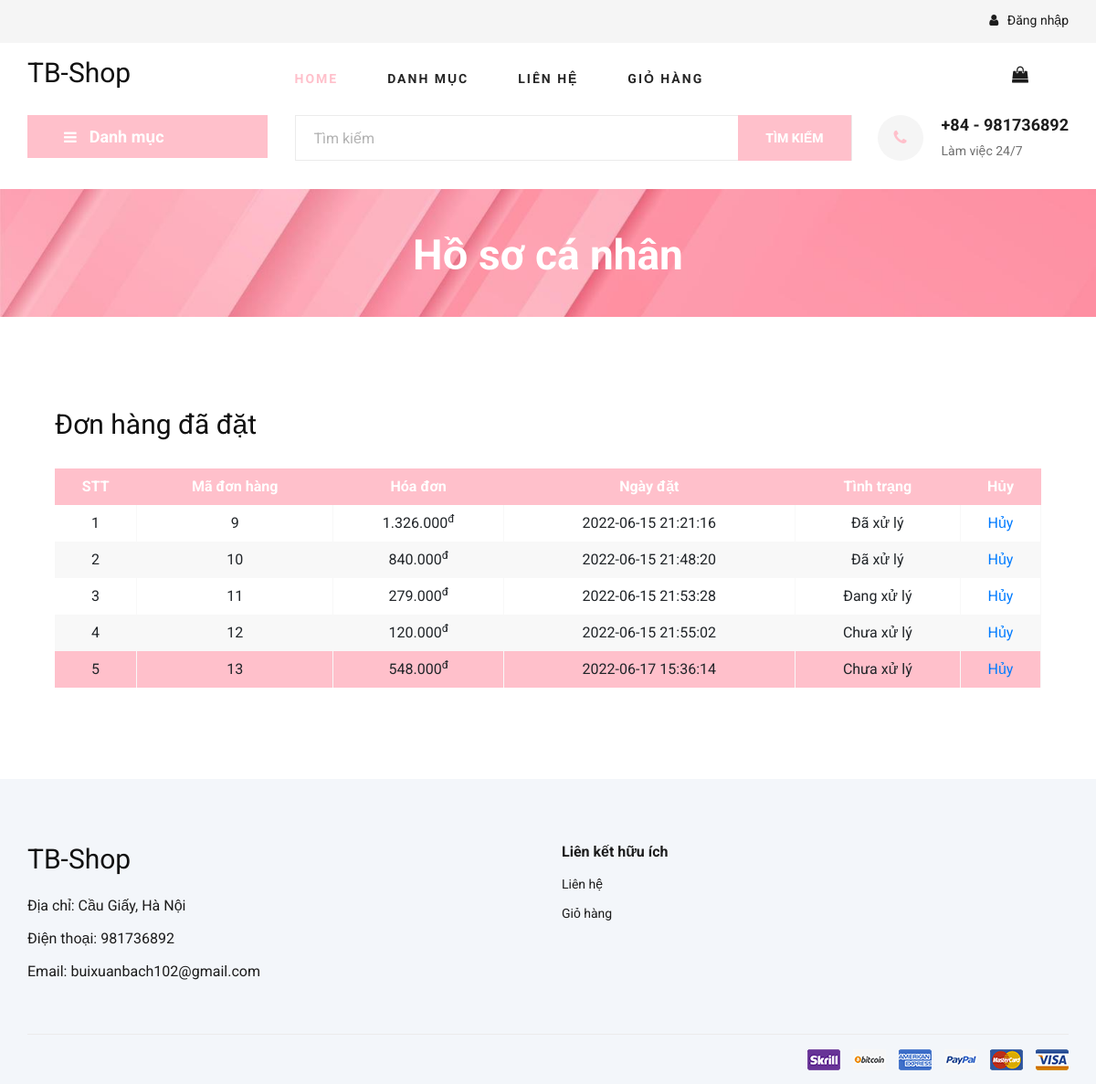
The page /user.php?id=1 on the database its author committed.
### tables this page shows
CREATE TABLE `shop_info` (
  `in_name` varchar(255) NOT NULL,
  `in_address` varchar(255) NOT NULL,
  `in_email` varchar(255) NOT NULL,
  `in_phone` int(11) NOT NULL,
  `shop_open` time NOT NULL,
  `shop_close` time NOT NULL
);

CREATE TABLE `orders` (
  `order_id` int(11) NOT NULL,
  `order_name` varchar(255) NOT NULL,
  `cus_id` int(11) NOT NULL,
  `order_phone` int(11) NOT NULL,
  `order_address` varchar(255) NOT NULL,
  `order_note` varchar(255) NOT NULL,
  `order_total` int(255) NOT NULL,
  `order_status` tinyint(4) NOT NULL,
  `date_created` datetime NOT NULL
);

### user.php (the view, shortened to what this page needs)
<?php include "partials/header.php"; ?>
<section class="breadcrumb-section set-bg" data-setbg="./assets/frontend/img/breadcrumb.jpg">
    <div class="container">
        <div class="row">
            <div class="col-lg-12 text-center">
                <div class="breadcrumb__text">
                    <h2>Hồ sơ cá nhân</h2>
                </div>
            </div>
        </div>
    </div>
</section>
<div class="category-oder">
    <h3>Đơn hàng đã đặt</h3>
    <form method="post">
        <table class="fl-table">
            <thead>
                <tr>
                    <th>STT</th>
                    <th>Mã đơn hàng</th>
                    <th>Hóa đơn</th>
                    <th>Ngày đặt</th>
                    <th>Tình trạng</th>
                    <th>Hủy</th>
                </tr>
            </thead>
            <tbody>
                    <?php
                        $num = 0;
                        $sqlOrder = "SELECT * FROM orders WHERE cus_id=".$_GET["id"];
                        $resultOrder = mysqli_query($conn,$sqlOrder);
                        while($rowOrder = mysqli_fetch_assoc($resultOrder)){
                            $num++;
                    ?>
                    <tr>
                        <td><?php echo $num; ?></td>
                        <td><?php echo $rowOrder["order_id"]; ?></td>
                        <td><?php echo number_format($rowOrder["order_total"], 0, ",", "."); ?><sup>đ</sup></td>
                        <td><?php echo $rowOrder["date_created"]; ?></td>
                        <td>
                        <?php
                            if($rowOrder["order_status"]==1){
                                echo "Chưa xử lý";
                            }elseif($rowOrder["order_status"]==2){
                                echo "Đang xử lý";
                            }elseif($rowOrder["order_status"]==3){
                                echo "Đã xử lý";
                            }elseif($rowOrder["order_status"]==4){
                                echo "Đã hủy";
                            }
                        ?>
                        </td>
                        <td>
                            <a href="user.php?id=<?php echo $_SESSION["loginHome"][0]; ?>&o_id=<?php echo $rowOrder["order_id"]; ?>&cancel=1">Hủy</a>
                        </td>
                    <?php
                        }
                    ?>
            </tbody>
        </table>
    </form>
</div>
<?php include "partials/footer.php"; ?>

### partials/header.php (shortened to what this page needs)
<?php
    require "connection.php";
    $sqlIn = "Select * from shop_info";
    $resultIn = mysqli_query($conn,$sqlIn);
    $rowIn = mysqli_fetch_assoc($resultIn);
?>
<!DOCTYPE html>
<html lang="zxx">
<head>
    <link rel="stylesheet" href="assets/frontend/css/bootstrap.min.css" type="text/css">
    <link rel="stylesheet" href="assets/frontend/css/font-awesome.min.css" type="text/css">
    <link rel="stylesheet" href="assets/frontend/css/elegant-icons.css" type="text/css">
    <link rel="stylesheet" href="assets/frontend/css/nice-select.css" type="text/css">
    <link rel="stylesheet" href="assets/frontend/css/jquery-ui.min.css" type="text/css">
    <link rel="stylesheet" href="assets/frontend/css/owl.carousel.min.css" type="text/css">
    <link rel="stylesheet" href="assets/frontend/css/slicknav.min.css" type="text/css">
    <link rel="stylesheet" href="assets/frontend/css/style.css" type="text/css">
</head>
<body>
    <header class="header">
        <div class="header__top">
            <div class="container">
                <div class="row">
                    <div class="col-lg-12 col-md-12">
                        <div class="header__top__right">
                            <div class="header__top__right__auth">
                                <?php
                                    if(isset($_SESSION["loginHome"])){
                                ?>
                                    <a href="user.php?id=<?php echo $_SESSION["loginHome"][0]; ?>"><i class="fa fa-user"></i><?php echo $_SESSION["loginHome"][1];?></a>
                                <?php
                                    }else{
                                ?>
                                    <a href="login.php"><i class="fa fa-user"></i> Đăng nhập</a>
                                <?php
                                    }
                                ?>
                            </div>
                        </div>
                    </div>
                </div>
            </div>
        </div>
        <div class="container">
            <div class="row">
                <div class="col-lg-3">
                    <div class="header__logo">
                        <a href="./"><h3><?php echo $rowIn["in_name"]; ?></h3></a>
                    </div>
                </div>
                <div class="col-lg-6">
                    <nav class="header__menu">
                    <ul>
                        <li class="active"><a href="./">Home</a></li>
                        <li><a href="#">Danh mục</a>
                        </li>
                        <li><a href="./contact.php">Liên hệ</a></li>
                        <li><a href="./shoping-cart.php">Giỏ hàng</a></li>
                    </ul>
                    </nav>
                </div>
                <div class="col-lg-3">
                    <div class="header__cart">
                        <ul>
                            <li><a href="./shoping-cart.php"><i class="fa fa-shopping-bag"></i></a></li>
                        </ul>
                    </div>
                </div>
            </div>
        </div>
    </header>
    <section class="hero hero-normal">
        <div class="container">
            <div class="row">
                <div class="col-lg-3">
                    <div class="hero__categories">
                        <div class="hero__categories__all">
                            <i class="fa fa-bars"></i>
                            <span>Danh mục</span>
                        </div>
                    </div>
                </div>
                <div class="col-lg-9">
                    <div class="hero__search">
                        <div class="hero__search__form">
                            <form action="shop-search.php" method="get">
                                <input type="text" placeholder="Tìm kiếm" name="keyword">
                                <button type="submit" class="site-btn" name="search" value="Tìm Kiếm">Tìm Kiếm</button>
                            </form>
                        </div>
                        <div class="hero__search__phone">
                            <div class="hero__search__phone__icon">
                                <i class="fa fa-phone"></i>
                            </div>
                            <div class="hero__search__phone__text">
                                <h5>+84 - <?php echo $rowIn["in_phone"]; ?></h5>
                                <span>Làm việc 24/7 </span>
                            </div>
                        </div>
                    </div>
                </div>
            </div>
        </div>
    </section>

### partials/footer.php (shortened to what this page needs)
 <footer class="footer spad">
        <div class="container">
            <div class="row">
            <?php
                $sqlInfo = "Select * from shop_info";
                $resultInfo = mysqli_query($conn,$sqlInfo);
                $rowInfo = mysqli_fetch_assoc($resultInfo);
            ?>
                <div class="col-lg-5 col-md-6 col-sm-6">
                    <div class="footer__about">
                        <div class="footer__about__logo">
                            <a href="./"><h3><?php echo $rowInfo["in_name"]; ?></h3></a>
                        </div>
                        <ul>
                            <li>Địa chỉ: <?php echo $rowInfo["in_address"]; ?></li>
                            <li>Điện thoại: <?php echo $rowInfo["in_phone"]; ?></li>
                            <li>Email: <?php echo $rowInfo["in_email"]; ?></li>
                        </ul>
                    </div>
                </div>
                <div class="col-lg-6 col-md-6 col-sm-6 offset-lg-1">
                    <div class="footer__widget">
                        <h6>Liên kết hữu ích</h6>
                        <ul>
                            <li><a href="contact.php">Liên hệ</a></li>
                            <li><a href="./shoping-cart.php">Giỏ hàng</a></li>
                        </ul>
                    </div>
                </div>
            </div>
            <div class="row">
                <div class="col-lg-12">
                    <div class="footer__copyright">
                        <div class="footer__copyright__payment"><img src="assets/frontend/img/payment-item.png" alt=""></div>
                    </div>
                </div>
            </div>
        </div>
    </footer>
</body>
</html>

### rows shown on the page
shop_info: in_name "TB-Shop", in_phone "981736892", in_address "Cầu Giấy, Hà Nội", in_email "buixuanbach102@gmail.com"
orders: order_id "9", order_total "1.326.000", date_created "2022-06-15 21:21:16", order_status "Đã xử lý"
orders: order_id "10", order_total "840.000", date_created "2022-06-15 21:48:20", order_status "Đã xử lý"
orders: order_id "11", order_total "279.000", date_created "2022-06-15 21:53:28", order_status "Đang xử lý"
orders: order_id "12", order_total "120.000", date_created "2022-06-15 21:55:02", order_status "Chưa xử lý"
orders: order_id "13", order_total "548.000", date_created "2022-06-17 15:36:14", order_status "Chưa xử lý"
